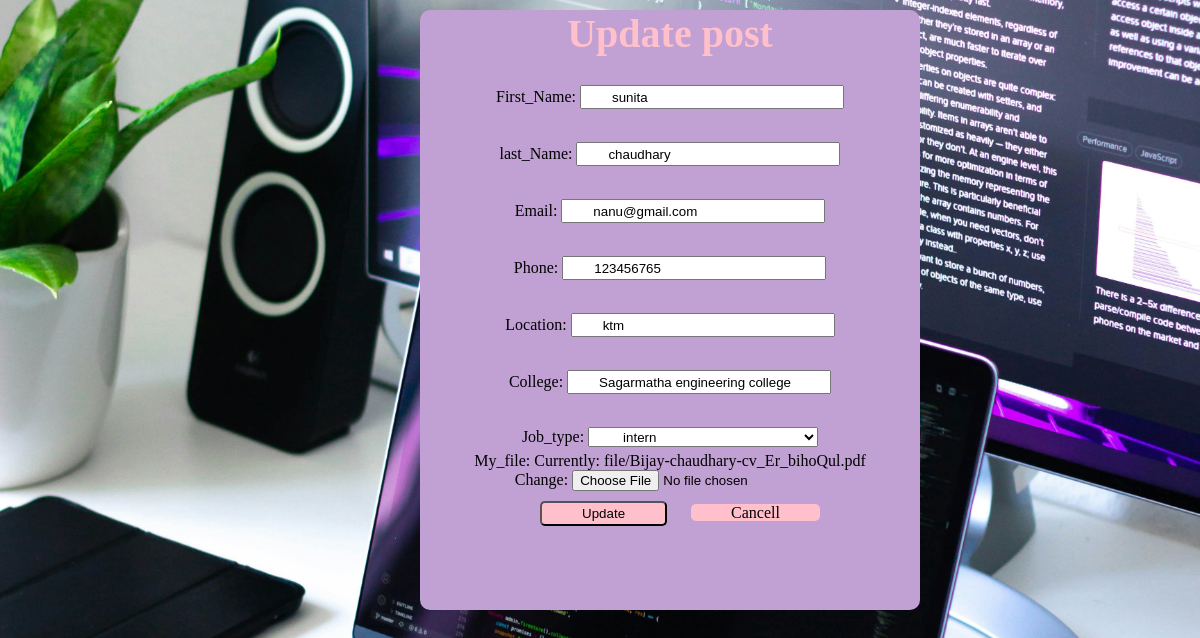
Screenshot of /update_post/9 (signed in) with the database file from the repository.
### intern/models.py (models this page shows)
class intern(models.Model):
    firstname=models.CharField(max_length=50)
    lastname=models.CharField(max_length=50)
    email=models.EmailField(max_length=50)
    phone=models.BigIntegerField()
    location=models.CharField(max_length=50)
    college=models.CharField(max_length=100)
    role= (('job','job'),
    ('intern','intern'))
    job=models.CharField(max_length=50, choices=role, default='intern')
    myfile=models.FileField(upload_to="file/", max_length=250, null=True, default=None)

### intern/views.py (the view)
# urls.py: path('update_post/<int:id>', views.update_post, name='updatepost'),
def update_post(request, id):
    if request.user.is_authenticated:
        if request.method =='POST':
            pi = intern.objects.get(pk=id)
            form = PostEmployee(request.POST, request.FILES, instance=pi, )
            if form.is_valid():
                form.save()
                form = PostEmployee()
        else:
            pi = intern.objects.get(pk=id)
            form = PostEmployee(instance=pi)
        return render(request, 'intern/updatepost.html',{'form':form})
    else:
        return redirect('/login/')

### intern/forms.py
class PostEmployee(forms.ModelForm):
    class Meta:
        model=intern
        fields=['firstname', 'lastname','email','phone','location','college','job','myfile']
        labels={'firstname':'First_Name','lastname':'last_Name','email':'Email', 'phone':'Phone','location':'Location',
                'college':'College','job':'Job_type','myfile':'My_file'
                }
        widgets ={'firstname':forms.TextInput(attrs={'class': 'form-control'}),
                  'lastname':forms.TextInput(attrs={'class': 'form-control'}),
                  'email':forms.EmailInput(attrs={'class': 'form-control'}),
                  'phone':forms.NumberInput(attrs={'class': 'form-control'}),
                  'location':forms.TextInput(attrs={'class': 'form-control'}),
                  'college':forms.TextInput(attrs={'class': 'form-control'}),
                  'job':forms.Select(attrs={'class': 'form-control'}),
                  }

### intern/templates/intern/updatepost.html (shortened to what this page needs)
{% load static %}
<!DOCTYPE html>
<html lang="en">
<head>
    <link rel="stylesheet" href="{% static 'intern/css/style.css' %}">
</head>
<body>
    <div class="box">
    <h3>Update post</h3>
    <form class="form-container" action="" method="post" novalidate enctype="multipart/form-data">
     {{form.as_p}}
     <input type="submit" value="Update" class="btn-add">
     <a href="{% url 'dashboard' %}" class="btn-add">Cancell</a>
    </form>
    </div>
</body>

### intern/static/intern/css/style.css (style rules this page uses)
* { margin: 0px; padding: 0px; }
body { margin-top: 0px; background-image: url("../image/code.jpg"); background-size: cover; background-repeat: no-repeat; background-position: center; }
a { text-decoration: none; }
footer p,a { color: black; }
h3 { color: pink; font-size: 40px; }
.form-control { height: 20px; width: 230px; padding-left: 30px; margin-top: 28px; }
.box { text-align: center; height: 600px; width: 500px; background-color: #c1a0d3; border-radius: 10px; margin-left:35%; margin-top: 10px; }
.form-control { margin-bottom: 5px; }
.btn-add { margin-top: 10px; height: 25px; padding-left: 40px; padding-right: 40px; background-color: pink; border-radius: 5px; margin-left: 20px; }

### rows the page displays
intern: firstname "sunita", lastname "chaudhary", email "nanu@gmail.com", phone "123456765", location "ktm", college "Sagarmatha engineering college", job "intern"
